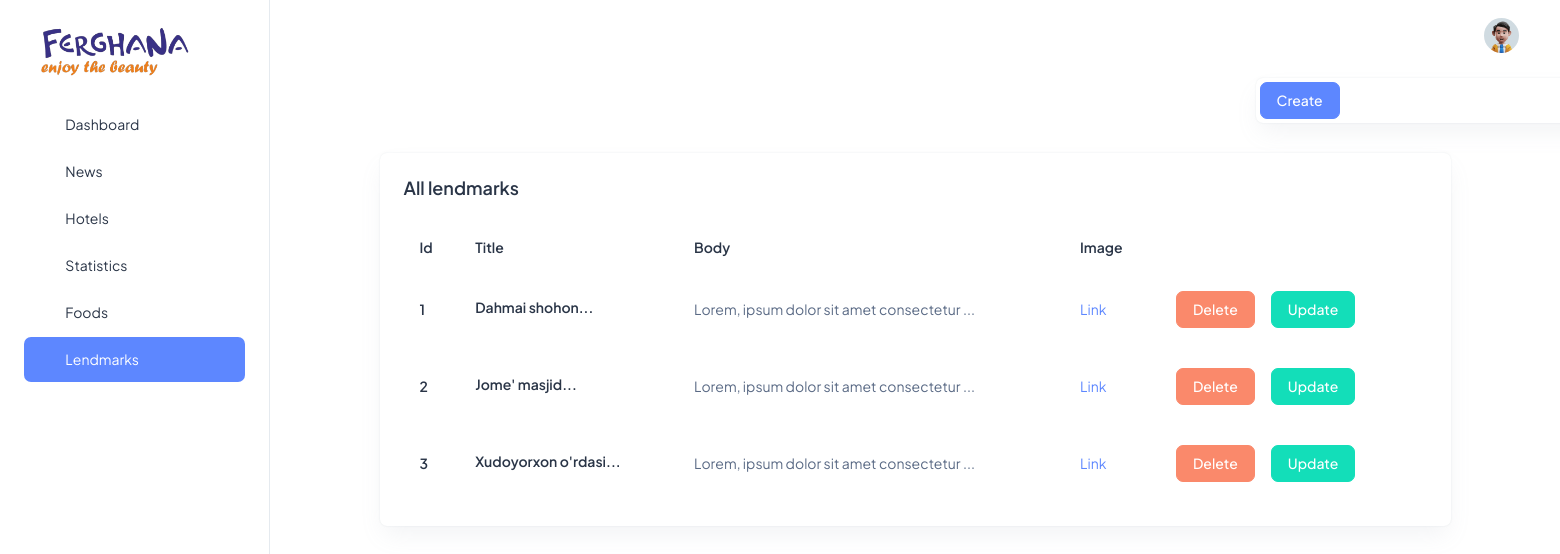
/dash/lendmarks/ (signed in), run on the app's committed database.
### main/models.py (models this page shows, shortened)
class Lendmark(models.Model):
    title = models.CharField(max_length=255)
    image = models.ImageField(upload_to='lendmarks/')
    body = models.TextField()
    class Meta:
        verbose_name = "E`tiborga sazovor joy"
        verbose_name_plural = "E`tiborga sazovor joylar"

### dashboard/views.py (the view)
# urls.py: path('lendmarks/', views.lendmarks, name='lendmarks'),
@login_required
def lendmarks(request):
    data = models.Lendmark.objects.all()
    return render(request, 'dash/main/lendmarks/lendmarks.html', {'data':data})

### templates/dash/main/lendmarks/lendmarks.html (shortened to what this page needs)
{% extends 'dash/main/base.html' %}
{% load static %}
{% block content %}
<div class="align-items-end">
    <div class="row">
    </div>
    <div class="row">
        <div class="mt-5 offset-md-9 d-flex align-items-stretch">
          <div class="card w-100">
            <div class="d-flex align-items-center gap-2">
                <form method="get" action="{% url 'dash:create_lendmark' %}">
                    <button class="btn btn-primary m-1" type="submit">Create</button>
                </form>
              </div>
          </div>
        </div>
    </div>
    <div class="row">
        <div class="col-lg-10 offset-md-1 d-flex align-items-stretch">
          <div class="card w-100">
            <div class="card-body p-4">
              <h5 class="card-title fw-semibold mb-4">All lendmarks</h5>
              <div class="table-responsive">
                <table class="table text-nowrap mb-0 align-middle">
                  <thead class="text-dark fs-4">
                    <tr>
                      <th class="border-bottom-0">
                        <h6 class="fw-semibold mb-0">Id</h6>
                      </th>
                      <th class="border-bottom-0">
                        <h6 class="fw-semibold mb-0">Title</h6>
                      </th>
                      <th class="border-bottom-0">
                        <h6 class="fw-semibold mb-0">Body</h6>
                      </th>
                      <th class="border-bottom-0">
                        <h6 class="fw-semibold mb-0">Image</h6>
                      </th>
                      <th class="border-bottom-0">
                      </th>
                    </tr>
                  </thead>
                  <form method="post">
                      <tbody>
                        {% for lendmark in data %}
                        <tr>
                            <td class="border-bottom-0"><h6 class="fw-semibold mb-0">{{ forloop.counter }}</h6></td>
                            <td class="border-bottom-0">
                                <h6 class="fw-semibold mb-1">{{ lendmark.title|slice:":30" }}...</h6>
                            </td>
                            <td class="border-bottom-0">
                                <p class="mb-0 fw-normal">{{ lendmark.body|slice:":40" }}...</p>
                            </td>
                            <td class="border-bottom-0">
                                <div class="d-flex align-items-center gap-2">
                                    {% if lendmark.image %}
                                        <a href="{{ lendmark.image.url }}" target="_blank" class="text-bold">Link</a>
                                    {% else %}
                                        <p>No image available</p>
                                    {% endif %}
                                </div>
                            </td>
                            <td class="border-bottom-0">
                                <div class="d-flex align-items-center gap-2">
                                    <a href="{% url 'dash:delete_lendmark' pk=lendmark.pk %}" class="btn btn-danger m-1">Delete</a>
                                    <a href="{% url 'dash:update_lendmark' pk=lendmark.pk %}" class="btn btn-success m-1">Update</a>
                                </div>
                            </td>
                        </tr>
                        {% endfor %}
                      </tbody>
                  </form>
                </table>
              </div>
            </div>
          </div>
        </div>
    </div>
</div>
{% endblock %}

### data on the page
Lendmark: title "Dahmai shohon", body "Lorem, ipsum dolor sit amet consectetur"
Lendmark: title "Jome' masjid", body "Lorem, ipsum dolor sit amet consectetur"
Lendmark: title "Xudoyorxon o'rdasi", body "Lorem, ipsum dolor sit amet consectetur"
